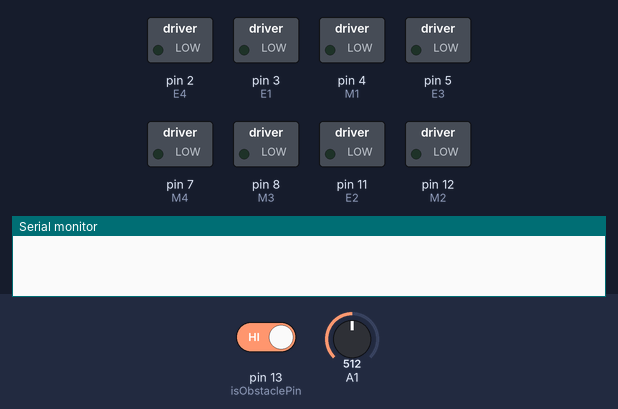
Simulated run of this sketch. Board: Arduino Uno, built with avr-gcc and run on an emulated ATmega328P. On the bench: switched loads named in the sketch (green lamp = pin HIGH), the last lines printed to the serial monitor. Inputs (shaded band) come from the test bench; at power-on: pin 13 (isObstaclePin) HIGH, A1 = 512.

Above: at 1.2 s.
1.3 s: pin 13 (isObstaclePin) driven LOW
At 2.0 s:
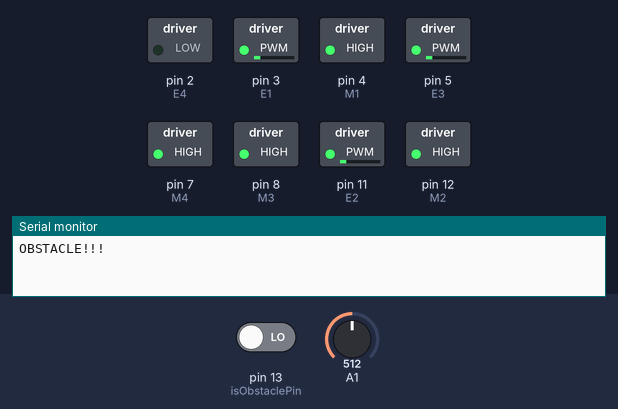
2.9 s: A1 set to 808
4.4 s: A1 set to 833
At 4.9 s:
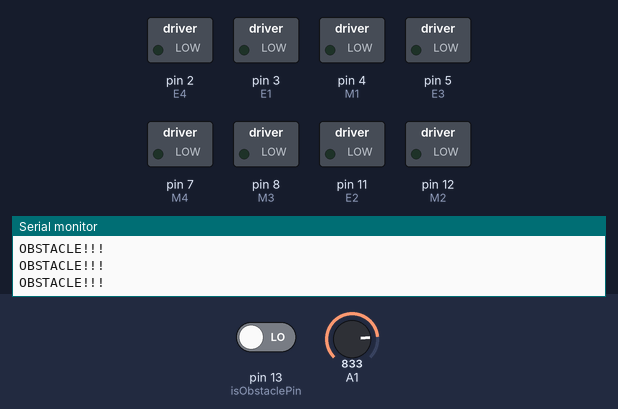
5.9 s: A1 set to 716
At 6.7 s:
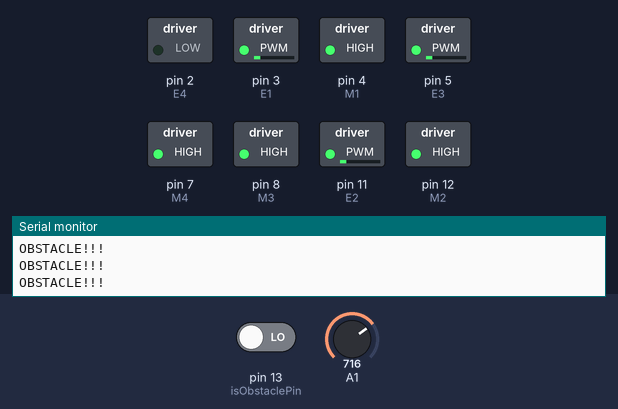
7.5 s: A1 set to 900
At 8.5 s:
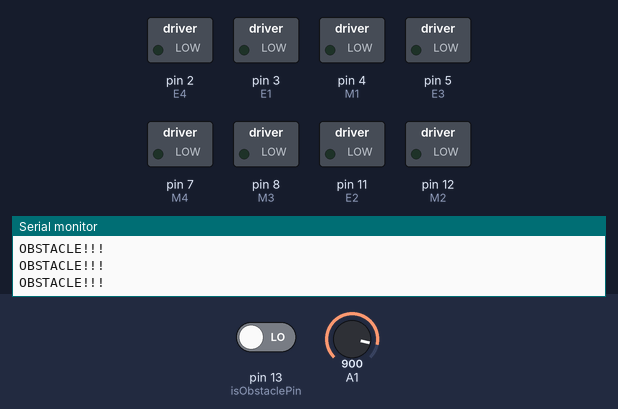
Timing chart, 0 to 10.0 s (numbered marks = the images above; inputs shaded):
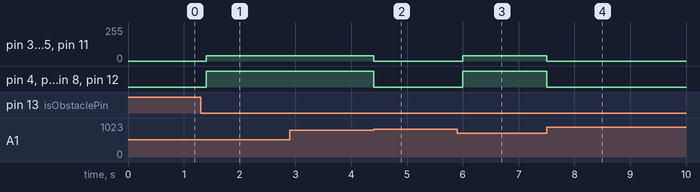

The sketch:

Coolness.ino
```cpp
const int E1 = 3; ///<Motor1 Speed
const int E2 = 11;///<Motor2 Speed
const int E3 = 5; ///<Motor3 Speed
const int E4 = 2; ///<Motor4 Speed

const int M1 = 4; ///<Motor1 Direction
const int M2 = 12;///<Motor2 Direction
const int M3 = 8; ///<Motor3 Direction
const int M4 = 7; ///<Motor4 Direction


const int buttonPin = 9;    // the number of the pushbutton pin
int isObstaclePin = 13;
int isObstacle = HIGH; // HIGH means no obstacle

// Variables will change:
int ledState = HIGH;         // the current state of the output pin
int buttonState;             // the current reading from the input pin
int lastButtonState = LOW;   // the previous reading from the input pin

// the following variables are unsigned longs because the time, measured in
// milliseconds, will quickly become a bigger number than can be stored in an int.
unsigned long lastDebounceTime = 0;  // the last time the output pin was toggled
unsigned long debounceDelay = 50;    // the debounce time; increase if the output flickers


void setup() {
  Serial.begin(9600);
  pinMode(buttonPin, INPUT);
  pinMode(isObstaclePin, INPUT);

  pinMode(M1, OUTPUT);
  pinMode(M2, OUTPUT);
  pinMode(M3, OUTPUT);
  pinMode(M4, OUTPUT);
  pinMode(A3, INPUT_PULLUP);
  pinMode(A4, INPUT_PULLUP);
  pinMode(A0, INPUT_PULLUP);
  pinMode(A1, INPUT_PULLUP);
}

void M1_advance(char Speed) ///<Motor1 Advance
{
 digitalWrite(M1,LOW);
 analogWrite(E1,Speed);
}
void M2_advance(char Speed) ///<Motor2 Advance
{
 digitalWrite(M2,LOW);
 analogWrite(E2,Speed);
}
void M3_advance(char Speed) ///<Motor3 Advance
{
 digitalWrite(M3,LOW);
 analogWrite(E3,Speed);
}
void M4_advance(char Speed) ///<Motor4 Advance
{
 digitalWrite(M4,LOW);
 analogWrite(E4,Speed);
}

void M1_back(char Speed) ///<Motor1 Back off
{
 digitalWrite(M1,HIGH);
 analogWrite(E1,Speed);
}
void M2_back(char Speed) ///<Motor2 Back off
{
 digitalWrite(M2,HIGH);
 analogWrite(E2,Speed);
}
void M3_back(char Speed) ///<Motor3 Back off
{
 digitalWrite(M3,HIGH);
 analogWrite(E3,Speed);
}
void M4_back(char Speed) ///<Motor4 Back off
{
 digitalWrite(M4,HIGH);
 analogWrite(E4,Speed);
}

void forward(){
   M1_advance(40);
   M2_advance(40);
   M3_advance(40);
   M4_advance(40);
}

void backward(){
   M1_back(40);
   M2_back(40);
   M3_back(40);
   M4_back(40);
}
void left(){
  M1_advance(25);
  M2_advance(50);
  M3_advance(25);
  M4_advance(50);

}
void right(){
  M1_advance(50);
  M2_advance(25);
  M3_advance(50);
  M4_advance(50);
}

void stopDriving(){
    M1_advance(0);
    M2_advance(0);
    M3_advance(0);
    M4_advance(0);
}

void turn90(){
  unsigned long starttime = millis();
  unsigned long endtime = starttime;
  while ((endtime - starttime) <= 1400) // do this loop for up to 1000mS
  {
    Serial.println("Inside turn90");
    // code here
    M1_advance(100);
    M2_back(100);
    M3_advance(100);
    M4_back(100);
    endtime = millis();
  }

  for (int i = 0; i < 50; i++) {
    Serial.println("Moving forward in turn90");
    forward();
  }
}

void driving() {
    double a3read = analogRead(A3)/204.6;
    double a4read = analogRead(A4)/204.6;
    double a0read = analogRead(A0)/204.6;
    double a1read = analogRead(A1)/204.6;
    Serial.print("a3: ");
    Serial.print(a3read);
    Serial.print(", a4: ");
    Serial.println(a4read);
    //Serial.println("a1:" + a1read);

    if (a1read > 4.0)
    {
      turn90();
    }
    else if(a3read > 3.0 && a4read > 3.0)
    {
       forward();
    }
    else if(a3read < 3.0)
    {
       left();
    }
    else
    {
      right();
    }

}

void loop() {
    isObstacle = digitalRead(isObstaclePin);
    double a1read = analogRead(A1)/204.6;
    if (isObstacle == LOW)
    {
      Serial.println("OBSTACLE!!!");
      while (a1read < 4) {
        backward();
        a1read = analogRead(A1)/204.6;
      }
      stopDriving();
    }
    delay(200);
  /*
  // button code
  // read the state of the switch into a local variable:
  int reading = digitalRead(buttonPin);
  //Serial.println(reading);
  // check to see if you just pressed the button
  // (i.e. the input went from LOW to HIGH), and you've waited long enough
  // since the last press to ignore any noise:

  // If the switch changed, due to noise or pressing:
  if (reading != lastButtonState) {
    // reset the debouncing timer
    lastDebounceTime = millis();
  }

  if ((millis() - lastDebounceTime) > debounceDelay) {
    // whatever the reading is at, it's been there for longer than the debounce
    // delay, so take it as the actual current state:

    // if the button state has changed:
    if (reading != buttonState) {
      buttonState = reading;

      // only toggle the LED if the new button state is HIGH
      if (buttonState == HIGH) {
        ledState = !ledState;
      }
    }
  }

  // set the LED:
  if (ledState == LOW)
  {
    Serial.println("program running");
    //driving();
  }
  else {
    Serial.println("program stopped");
    M1_advance(0);
    M2_advance(0);
    M3_advance(0);
    M4_advance(0);
  }

  // save the reading. Next time through the loop, it'll be the lastButtonState:
  lastButtonState = reading;*/
}
```

Measured:
- the behaviour switches between 818 and 819 on A1 (found by bisection; images 1 and 2)
- after the input at 1.3 s, pin 3 (E1), pin 5 (E3), pin 11 (E2): 0/255 → 40/255 after 0.10 s; pin 4 (M1), pin 7 (M4), pin 8 (M3), pin 12 (M2): LOW → HIGH after 0.10 s
- after the input at 2.9 s, every drawn part: stays the same
- after the input at 4.4 s, pin 3 (E1), pin 5 (E3), pin 11 (E2): 40/255 → 0/255 at once; pin 4 (M1), pin 7 (M4), pin 8 (M3), pin 12 (M2): HIGH → LOW at once
- after the input at 5.9 s, pin 3 (E1), pin 5 (E3), pin 11 (E2): 0/255 → 40/255 after 0.10 s; pin 4 (M1), pin 7 (M4), pin 8 (M3), pin 12 (M2): LOW → HIGH after 0.10 s
- after the input at 7.5 s, pin 3 (E1), pin 5 (E3), pin 11 (E2): 40/255 → 0/255 at once; pin 4 (M1), pin 7 (M4), pin 8 (M3), pin 12 (M2): HIGH → LOW at once
